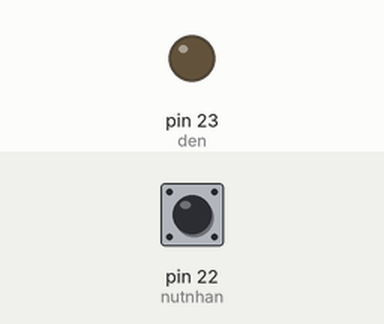
Simulated run of this sketch. Board: Arduino Mega 2560, built with avr-gcc and run on an emulated ATmega2560. Parts: output pins drawn as LEDs (lit = HIGH). The test bench sets the inputs (shaded band); at power-on: pin 22 (nutnhan) HIGH.

Above: at 1.2 s.
1.3 s: pin 22 (nutnhan) pulled LOW for 0.15 s
At 1.37 s:
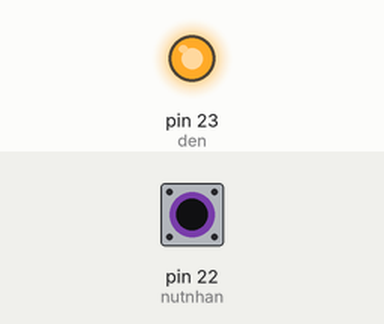
2.9 s: pin 22 (nutnhan) pulled LOW for 3.2 s
At 6.9 s:
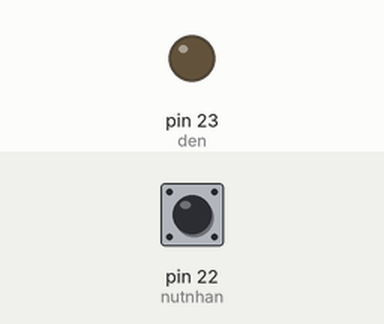
Timing chart, 0 to 8.4 s (numbered marks = the images above; inputs shaded):
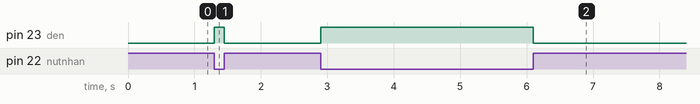

The sketch:

Led_Button.ino
```cpp
#define nutnhan 22
#define den 23

void setup()
{
  pinMode(nutnhan, INPUT_PULLUP);
  pinMode(den, OUTPUT);
}

void loop() {
 if( digitalRead(nutnhan) == LOW)
   {
      digitalWrite(den,HIGH);
   }
 else
   {
      digitalWrite(den,LOW);
   }
}
```

Measured:
- after the input at 1.3 s, pin 23 (den): LOW → HIGH at once, → LOW 0.15 s later
- after the input at 2.9 s, pin 23 (den): LOW → HIGH at once, → LOW 3.2 s later
